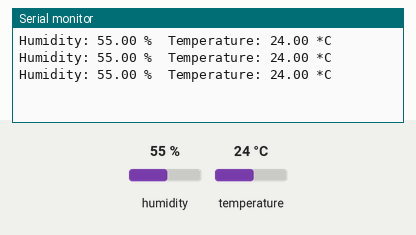
Recording of a sketch running on a simulated Arduino Uno, built with avr-gcc and run on an emulated ATmega328P. Shown: the last lines printed to the serial monitor. Wiring (inferred from the names in the program): DHT11 sensor: data pin 9. Inputs (shaded band) come from the test bench; at power-on: humidity 55 %, temperature 24 °C.

Above: at 5.0 s.
5.1 s: humidity set to 22 %
At 8.8 s:
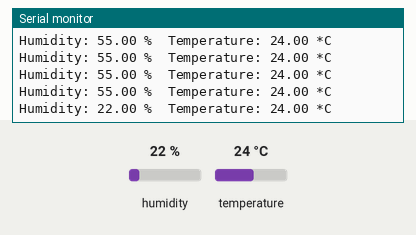
9.2 s: temperature set to 12 °C
At 9.2 s:
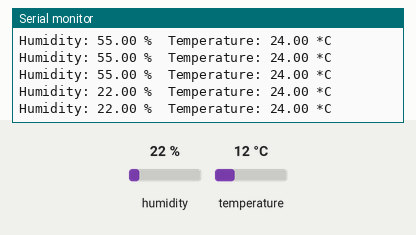
13.3 s: humidity set to 40 %
At 14.2 s:
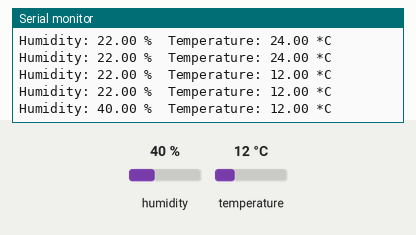
Timing chart, 0 to 16.3 s (numbered marks = the images above; inputs shaded):
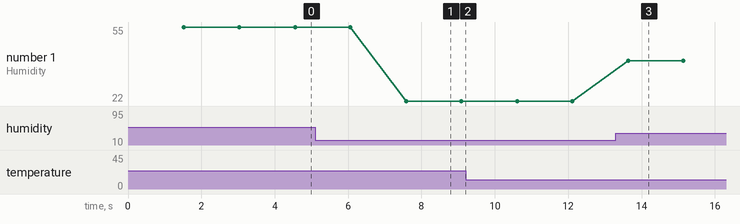

The sketch:

DHT11.ino
```cpp
#include "DHT.h"
#define DHTPIN 9
#define DHTTYPE DHT11   // DHT 11

DHT dht(DHTPIN, DHTTYPE);

void setup() {
  Serial.begin(9600);
  dht.begin();
}

void loop() {
  delay(1000);
  float h = dht.readHumidity();
  // Read temperature as Celsius (the default)
  float t = dht.readTemperature();
  // Check if any reads failed and exit early (to try again).
  if (isnan(h) || isnan(t)) {
    Serial.println("Failed to read from DHT sensor!");
    return;
  }
  Serial.print("Humidity: ");
  Serial.print(h);
  Serial.print(" %\t");
  Serial.print("Temperature: ");
  Serial.print(t);
  Serial.println(" *C ");

}
```

Measured:
- after the input at 5.1 s, the serial monitor: prints a new line after 2.5 s (image 1)
- after the input at 13.3 s, the serial monitor: prints a new line after 0.33 s (image 3)
- plotted number 1: 55 → 22 after the input at 5.1 s, 22 → 40 after the input at 13.3 s
